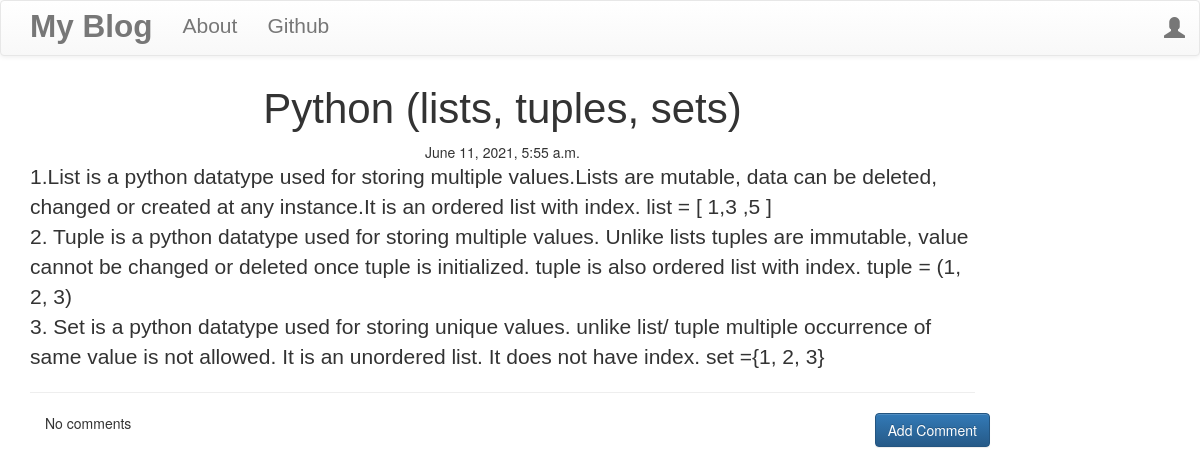
/post/1, run on the app's committed database.
### blog/models.py (models this page shows, shortened)
class Post(models.Model):
    author = models.ForeignKey('auth.User', on_delete=models.CASCADE)
    title = models.CharField(max_length=200)
    text = models.TextField()
    created_date = models.DateTimeField(default=timezone.now())
    published_date = models.DateTimeField(blank = True, null = True)

### blog/views.py (the view)
# urls.py: path('post/<int:pk>', views.PostDetailView.as_view(), name= 'post_detail'),
class PostDetailView(DetailView):
    model = Post

### blog/templates/blog/post_detail.html (shortened to what this page needs)
{% extends "blog/base.html" %}
{% block content %}
<h1 class="posttitle">{{ post.title }}</h1>
{% if post.published_date %}
<div class="date postdate">
  {{ post.published_date }}
</div>
{% else %}
<a class="btn btn-default" href="{% url 'post_publish' pk=post.pk %}">Publish</a>
{% endif %}
<p class="postcontent">{{ post.text|safe|linebreaksbr }}</p>
<hr>
<a class="btn btn-primary btn-comment" href="{% url 'add_comment_to_post' pk=post.pk %}">Add Comment</a>
<div class="container">
  {% for comment in post.comments.all %}
  <br>
    {% if user.is_authenticated or comment.approved_comments %}
      {{ comment.created_date }}
        {% if not comment.approved_comments %}
        <a href="{% url 'comment_approve' pk=comment.pk %}">
        <span class="glyph glyphicon-pencil"></span>
        </a>
        <a href="{% url 'comment_remove' pk=comment.pk %}">
        <span class="glyph glyphicon-remove"></span>
        </a>
        {% endif %}
        <p>{{comment.text|safe|linebreaks}}</p>
        <p>Posted By: {{comment.author}}</p>
    {% endif %}
    {% empty %}
    <p>No comments</p>
  {% endfor %}
</div>
{% endblock %}

### blog/static/css/blog.css (style rules this page uses)
.postdate { text-align: center; }
.posttitle { font-family: 'Cuprum', sans-serif; font-size: 3em; text-align: center; }
.postcontent { font-family: 'Cuprum', sans-serif; font-size: 1.5em; }
.btn-comment { position: absolute; right: 0px; }

### data on the page
Post: title "Python (lists, tuples, sets)", published_date "June 11, 2021, 5:55 a.m.", text "1.List is a python datatype used for storing multiple values.Lists are mutable, data can be deleted, changed or created at any instance.It is an ordered list with index. list = [ 1,3 ,5 ] 2. Tuple is a python datatype used for storing multiple values. Unlike lists tuples are immutable, value cannot be changed or deleted once tuple is initialized. tuple is also ordered list with index. tuple = (1, 2, 3) 3. Set is a python datatype used for storing unique values. unlike list/ tuple multiple occurrence of same value is not allowed. It is an unordered list. It does not have index. set ={1, 2, 3}"
